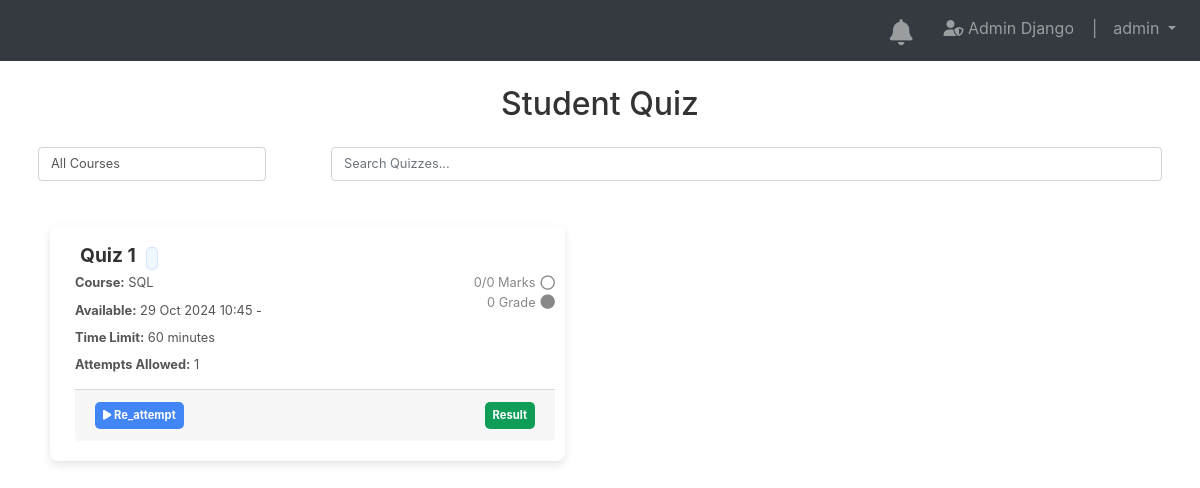
The page /std_quiz/quizzes_invite/ (signed in) on the database its author committed.
### user/models.py (models this page shows)
class User(AbstractUser):
    date_joined = models.DateTimeField(auto_now_add=True)
    training_programs = models.ManyToManyField(TrainingProgram, blank=True)
    modules = models.ManyToManyField(Module, related_name='assigned_users', blank=True)
    groups = models.ManyToManyField(
        Group,
        blank=True,
        help_text='The groups this user belongs to.',
        verbose_name='groups',
        related_name='custom_user_groups',
    )
    user_permissions = models.ManyToManyField(
        Permission,
        blank=True,
        help_text='Specific permissions for this user.',
        verbose_name='user permissions',
        related_name='custom_user_permissions',
    )

### quiz/models.py (models this page shows, shortened)
class Quiz(models.Model):
    course = models.ForeignKey(Course, on_delete=models.CASCADE)
    quiz_title = models.CharField(max_length=255)
    quiz_description = models.TextField(blank=True, null=True)
    total_marks = models.IntegerField()
    time_limit = models.IntegerField(default=60, blank=True)
    created_by = models.ForeignKey(settings.AUTH_USER_MODEL, on_delete=models.SET_NULL, null=True)
    created_at = models.DateTimeField(auto_now_add=True)
    updated_at = models.DateTimeField(auto_now=True)
    start_datetime = models.DateTimeField(null=True, blank=True)
    end_datetime = models.DateTimeField(null=True, blank=True)
    attempts_allowed = models.PositiveIntegerField(default=1)

### course/models.py (models this page shows, shortened)
class Course(models.Model):
    course_name = models.CharField(max_length=255, unique=True)
    course_code = models.CharField(max_length=20, unique=True, blank=True, null=True)
    description = models.TextField(blank=True, null=True)
    creator = models.ForeignKey(settings.AUTH_USER_MODEL, on_delete=models.SET_NULL, null=True, blank=True, related_name='created_courses')
    instructor = models.ForeignKey(settings.AUTH_USER_MODEL, on_delete=models.SET_NULL, null=True, blank=True, related_name='taught_courses')
    published = models.BooleanField(default=True)
    prerequisites = models.ManyToManyField('self', symmetrical=False, blank=True, related_name='is_prerequisite_for')
    tags = models.ManyToManyField('Tag', blank=True, related_name='courses')
    image = models.ImageField(upload_to='course_images/', null=True, blank=True)
    def __str__(self):
        return self.course_name

### std_quiz/views.py (the view, shortened to what this page needs)
# urls.py: path('quizzes_invite/', views.quiz_list_invite, name='quiz_list_invite'),
@login_required
def quiz_list_invite(request):
    courses = Course.objects.all()
    quizzes = Quiz.objects.select_related('course').annotate(question_count=Count('questions')).all().order_by('-created_at')
    selected_course = request.GET.get('course')
    if selected_course:
        quizzes = quizzes.filter(course__id=selected_course)  # Correct filter
    quiz_data = []  # Danh sách để lưu thông tin quiz và kết quả
    for quiz in quizzes:
        last_attempt = quiz.studentquizattempt_set.filter(user=request.user).last()
        marks = "0/0"
        grade = 0
        quiz_data.append({
            'quiz': quiz,
            'marks': marks,
            'grade': round(grade, 2)  # Làm tròn đến 2 chữ số thập phân
        })
    context = {
        'quiz_data': quiz_data,  # Truyền quiz_data vào context
        'courses': courses,
        'selected_course': selected_course,
    }
    return render(request, 'quiz_list_invite.html', context)

### std_quiz/templates/quiz_list_invite.html (shortened to what this page needs)
{% extends "base.html" %}
{% load static %}
{% block content %}
<head>
    <link rel="stylesheet" href="https://stackpath.bootstrapcdn.com/bootstrap/4.5.2/css/bootstrap.min.css">
    <link rel="stylesheet" type="text/css" href="{% static 'styles.css' %}">
</head>
<div class="container mt-4 ">
    <h1 class="mb-4">Student Quiz</h1>
    <div class="text-center mb-4">
        <form method="GET" action="{% url 'std_quiz:quiz_list' %}" class="form-inline justify-content-center mt-3">
            <div class="form-group select-group mx-2">
                <select class="form-control" id="courseSelect" name="course" onchange="this.form.submit()">
                    <option value="">All Courses</option>
                </select>
            </div>
            <div class="form-group search-group mx-2">
                <input type="text" class="form-control" placeholder="Search Quizzes..." id="searchInput" onkeyup="searchQuizzes()">
            </div>
        </form>
    </div>
    <div class="row" id="quizCards">
        {% for quiz_item in quiz_data %}
        <div class="col-md-6">
            <div class="quiz-card">
                <div class="card">
                    <div class="card-body">
                        <div class="title-description d-flex justify-content-between align-items-center">
                            <div>
                                <h5 class="card-title">
                                    <span class="description">{{ quiz_item.quiz.quiz_title }}</span>
                                    <span class="small-description">{{ quiz_item.quiz.quiz_description }}</span>
                                </h5>
                            </div>
                        </div>
                        <div class="stats-container">
                            <div>
                                <p class="card-text"><strong>Course:</strong> {{ quiz_item.quiz.course }}</p>
                                <p class="card-text"><strong>Available:</strong> {{ quiz_item.quiz.start_datetime|date:"d M Y H:i" }} - {{ quiz.end_datetime|date:"d M Y H:i" }}</p>
                                <p class="card-text"><strong>Time Limit:</strong> {{ quiz_item.quiz.time_limit }} minutes</p>
                                <p class="card-text"><strong>Attempts Allowed:</strong> {{ quiz_item.quiz.attempts_allowed }}</p>
                            </div>
                            <div class="invited-assessed-qualified">
                                <p style="margin-bottom: 0;">{{ quiz_item.marks }} Marks <i class="fa-regular fa-circle"></i></p>
                                <p style="margin-bottom: 0;">{{ quiz_item.grade }} Grade <i class="fa-solid fa-circle"></i></p>
                            </div>
                        </div>
                        <div class="card-footer footer-actions">
                            {% if quiz_item.quiz.questions.exists %}
                                <a href="{% url 'std_quiz:take_quiz_invited' quiz_item.quiz.id %}" class="btn btn-blue btn-sm small-text" title="Preview quiz">
                                    <i class="fas fa-play"></i> Re_attempt
                                </a>
                            {% else %}
                                <span class="btn btn-blue btn-sm small-text disabled" title="No questions available">No questions </span>
                            {% endif %}
                            {% if quiz_item.quiz.studentquizattempt_set.count > 0 %}
                                <a href="{% url 'std_quiz:quiz_result_invited' quiz_item.quiz.id quiz_item.quiz.studentquizattempt_set.last.id %}" class="btn btn-blue-green btn-sm">
                                    Result</a>
                            {% else %}
                                <span class="text-muted" style="font-size: 0.7rem;">No Attempts</span>
                            {% endif %}
                        </div>
                    </div>
                </div>
            </div>
        </div>
        {% empty %}
            <div class="col-12 text-center">
                <p>No quizzes available.</p>
            </div>
        {% endfor %}
    </div>
</div>
{% endblock %}

### main/templates/base.html (shortened to what this page needs)
<!DOCTYPE html>
<html lang="en">
<head>
    <link rel="stylesheet" href="https://cdnjs.cloudflare.com/ajax/libs/font-awesome/5.15.4/css/all.min.css">
    <link href="https://cdn.jsdelivr.net/npm/bootstrap@5.3.0-alpha1/dist/css/bootstrap.min.css" rel="stylesheet">
    <link rel="stylesheet" href="https://stackpath.bootstrapcdn.com/bootstrap/4.5.2/css/bootstrap.min.css">
</head>
<link rel="stylesheet" href="https://cdnjs.cloudflare.com/ajax/libs/font-awesome/6.0.0-beta3/css/all.min.css">
</head>
<body>
    <nav class="navbar navbar-expand-lg navbar-dark bg-dark">
        <div class="collapse navbar-collapse">
            {% if request.user.is_authenticated %}
            <ul class="navbar-nav ml-auto">
                {% include 'notification_bell.html' %}
                <li class="nav-item">
                    <a class="nav-link" href="{% url 'admin:index' %}" target="_blank">
                        <i class="fas fa-user-shield"></i> Admin Django &nbsp;&nbsp;&nbsp;|
                    </a>
                </li>
                <li class="nav-item dropdown">
                    <a class="nav-link dropdown-toggle" href="#" id="navbarDropdown" role="button" data-bs-toggle="dropdown" aria-haspopup="true" aria-expanded="false">
                        {{ request.user.get_full_name|default:request.user.username }}
                    </a>
                </li>
            </ul>
        {% endif %}
        </nav>
    <div class="container-fluid mt-4">
        {% block content %}{% endblock %}
    </div>
</body>
</html>

### quiz/static/styles.css (style rules this page uses)
.btn { border-radius: 5px; padding: 10px 15px; font-size: 0.9em; font-weight: bold; }
.btn-blue { background-color: #86c6fb; color: black; }
.btn-blue-green { background-color: #66cccc; color: black; }
h1 { color: #333; font-size: 2rem; text-align: center; }
.card { border: 1px solid #ddd; border-radius: 8px; box-shadow: 0 4px 8px rgba(0, 0, 0, 0.1); }
.quiz-card { margin-bottom: 20px; }
.small-description { background-color: #f0f8ff; border: 1px solid #d0e6ff; padding: 5px; border-radius: 5px; font-size: 0.4em; margin-left: 10px; margin-bottom: 50px; }
.description { background-color: transparent; padding: 0; font-size: 0.8em; margin-left: 0; margin-top: 5px; color: #333; font-weight: bold; }
.card-title { font-size: 1.8em; color: #333; margin: 5px; }
.card-text { margin-bottom: 0.5rem; font-size: 15px; }
.card-body { padding: 10px 10px 20px 25px; }

### rows shown on the page
User: user.get_full_name "admin"
Quiz: quiz.quiz_title "Quiz 1", quiz.course "SQL", quiz.start_datetime "29 Oct 2024 10:45", quiz.time_limit "60", quiz.attempts_allowed "1", marks "0/0", grade "0", shows "Re_attempt", shows "Result"
